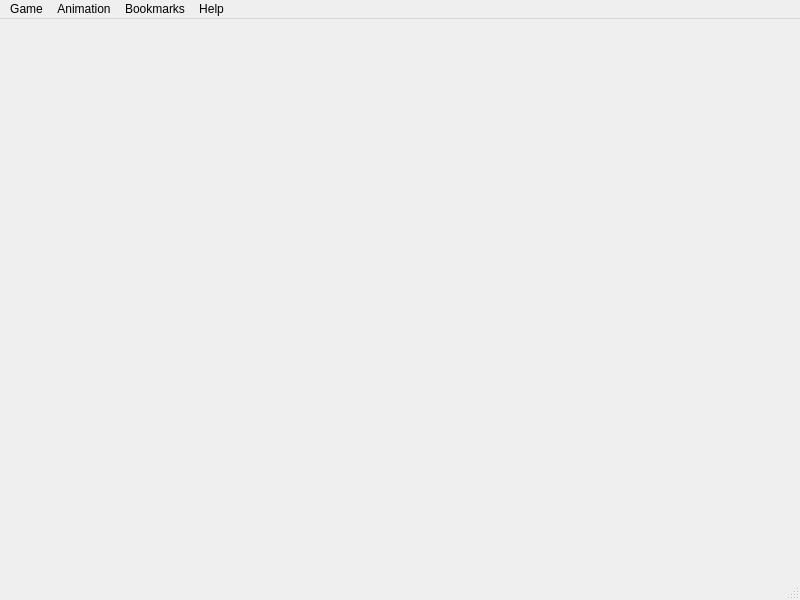
<?xml version="1.0" encoding="UTF-8"?>
<ui version="4.0">
 <class>MainWindow</class>
 <widget class="QMainWindow" name="MainWindow">
  <property name="geometry">
   <rect>
    <x>0</x>
    <y>0</y>
    <width>800</width>
    <height>600</height>
   </rect>
  </property>
  <property name="windowTitle">
   <string>Soko4</string>
  </property>
  <widget class="QWidget" name="centralwidget"/>
  <widget class="QMenuBar" name="menubar">
   <property name="geometry">
    <rect>
     <x>0</x>
     <y>0</y>
     <width>800</width>
     <height>25</height>
    </rect>
   </property>
   <widget class="QMenu" name="menuGame">
    <property name="title">
     <string>Game</string>
    </property>
    <addaction name="actionLoad_levels"/>
    <addaction name="actionNext_level"/>
    <addaction name="actionPrevious_level"/>
    <addaction name="actionRestart_level"/>
    <addaction name="actionLevel_collection"/>
    <addaction name="actionUndo"/>
    <addaction name="actionRedo"/>
    <addaction name="actionResolve"/>
    <addaction name="separator"/>
    <addaction name="actionThemes"/>
    <addaction name="actionText_window"/>
    <addaction name="separator"/>
    <addaction name="actionQuit"/>
   </widget>
   <widget class="QMenu" name="menuAnimation">
    <property name="title">
     <string>Animation</string>
    </property>
    <addaction name="actionSlow"/>
    <addaction name="actionMedium"/>
    <addaction name="actionFast"/>
    <addaction name="actionOff"/>
   </widget>
   <widget class="QMenu" name="menuBookmarks">
    <property name="title">
     <string>Bookmarks</string>
    </property>
    <addaction name="actionSet_bookmark"/>
    <addaction name="actionGo_to_bookmark"/>
   </widget>
   <widget class="QMenu" name="menuHelp">
    <property name="title">
     <string>Help</string>
    </property>
    <addaction name="actionSoko4_handbook"/>
    <addaction name="separator"/>
    <addaction name="actionAbout_soko4"/>
   </widget>
   <addaction name="menuGame"/>
   <addaction name="menuAnimation"/>
   <addaction name="menuBookmarks"/>
   <addaction name="menuHelp"/>
  </widget>
  <widget class="QStatusBar" name="statusbar"/>
  <action name="actionLoad_levels">
   <property name="text">
    <string>Load levels...</string>
   </property>
  </action>
  <action name="actionNext_level">
   <property name="text">
    <string>Next level</string>
   </property>
  </action>
  <action name="actionPrevious_level">
   <property name="text">
    <string>Previous level</string>
   </property>
  </action>
  <action name="actionRestart_level">
   <property name="text">
    <string>Restart level</string>
   </property>
  </action>
  <action name="actionLevel_collection">
   <property name="text">
    <string>Level collection</string>
   </property>
  </action>
  <action name="actionUndo">
   <property name="text">
    <string>Undo</string>
   </property>
  </action>
  <action name="actionRedo">
   <property name="text">
    <string>Redo</string>
   </property>
  </action>
  <action name="actionQuit">
   <property name="text">
    <string>Quit</string>
   </property>
  </action>
  <action name="actionSlow">
   <property name="text">
    <string>Slow</string>
   </property>
  </action>
  <action name="actionMedium">
   <property name="text">
    <string>Medium</string>
   </property>
  </action>
  <action name="actionFast">
   <property name="text">
    <string>Fast</string>
   </property>
  </action>
  <action name="actionOff">
   <property name="text">
    <string>Off</string>
   </property>
  </action>
  <action name="actionSet_bookmark">
   <property name="text">
    <string>Set bookmark</string>
   </property>
  </action>
  <action name="actionGo_to_bookmark">
   <property name="text">
    <string>Go to bookmark</string>
   </property>
  </action>
  <action name="actionSoko4_handbook">
   <property name="text">
    <string>Soko4 handbook</string>
   </property>
  </action>
  <action name="actionAbout_soko4">
   <property name="text">
    <string>About soko4</string>
   </property>
  </action>
  <action name="actionThemes">
   <property name="text">
    <string>Themes</string>
   </property>
  </action>
  <action name="actionText_window">
   <property name="text">
    <string>Text window</string>
   </property>
  </action>
  <action name="actionResolve">
   <property name="text">
    <string>Resolve</string>
   </property>
  </action>
 </widget>
 <resources/>
 <connections/>
</ui>
